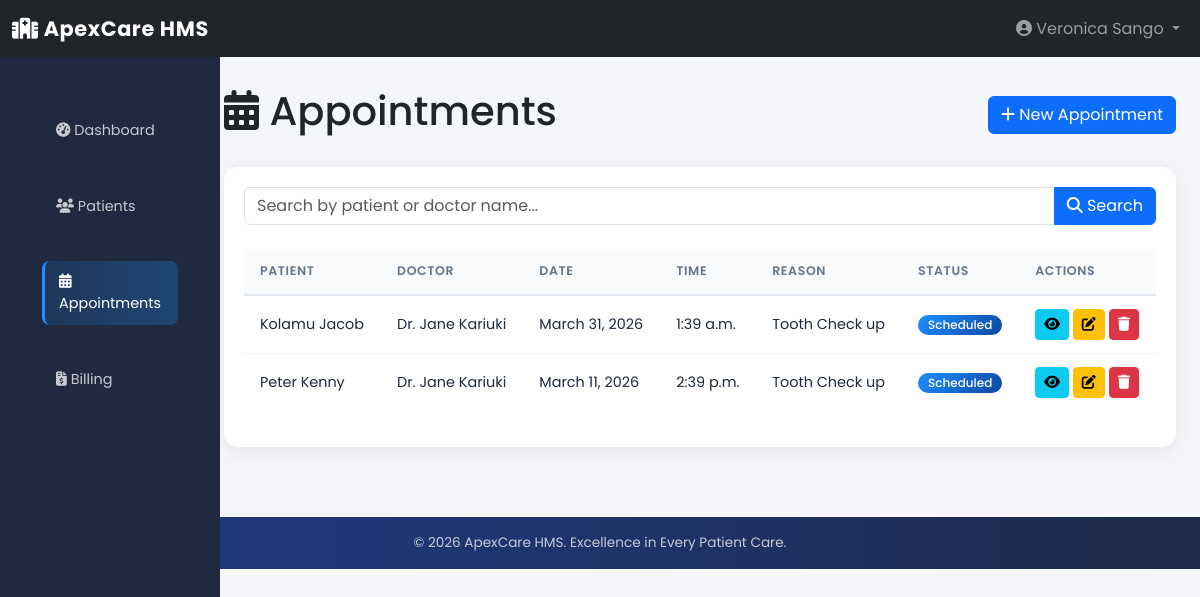
The page /appointments/ (signed in) on the database as committed earlier.
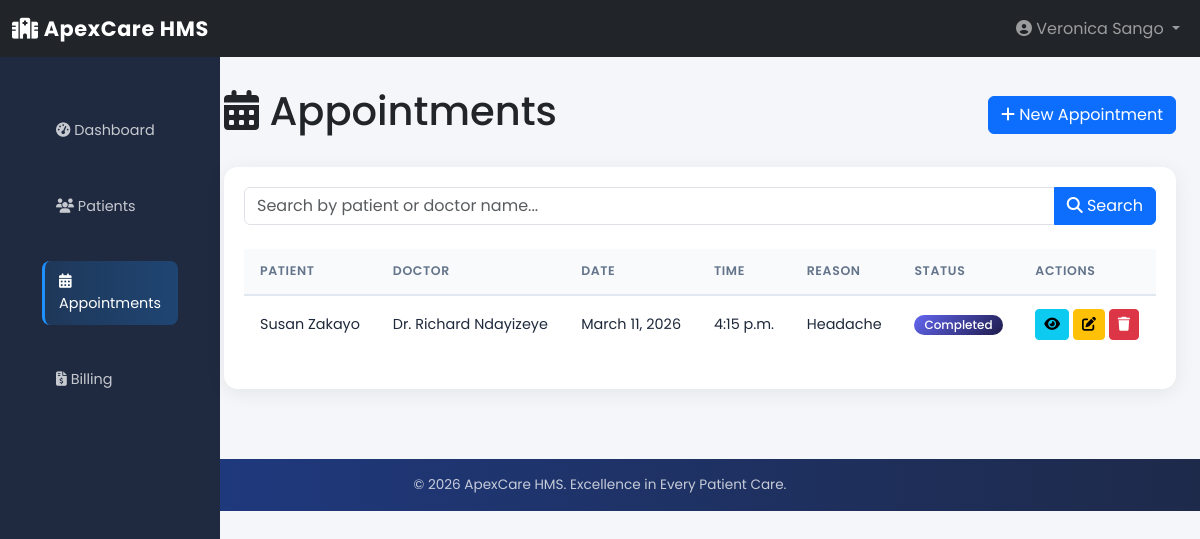
The same page on the database as committed later.
### appointments/models.py (models this page shows, shortened)
class Appointment(models.Model):
    STATUS_CHOICES = [
        ('pending', 'Pending'),
        ('confirmed', 'Confirmed'),
        ('scheduled', 'Scheduled'),
        ('completed', 'Completed'),
        ('cancelled', 'Cancelled'),
        ('referred', 'Referred'),
    ]
    patient = models.ForeignKey(
        "patients.Patient",
        on_delete=models.CASCADE,
        related_name="appointments"
    )
    doctor = models.ForeignKey(
        "doctors.Doctor",
        on_delete=models.CASCADE,
        related_name="appointments"
    )
    appointment_date = models.DateField()
    appointment_time = models.TimeField()
    reason = models.CharField(max_length=255, blank=True, null=True)
    notes = models.TextField(blank=True, null=True)
    status = models.CharField(
        max_length=20,
        choices=STATUS_CHOICES,
        default='pending'
    )
    created_by = models.ForeignKey(
        User,
        on_delete=models.SET_NULL,
        null=True,
        related_name="created_appointments"
    )
    created_at = models.DateTimeField(auto_now_add=True)
    updated_at = models.DateTimeField(auto_now=True)
    class Meta:
        db_table = "appointments_appointment"
        verbose_name = "Appointment"
        verbose_name_plural = "Appointments"
        ordering = ["-appointment_date", "-appointment_time"]
        unique_together = ["patient", "doctor", "appointment_date", "appointment_time"]

### patients/models.py (models this page shows, shortened)
class Patient(models.Model):
    GENDER_CHOICES = [
        ('male', 'Male'),
        ('female', 'Female'),
        ('other', 'Other'),
    ]
    BLOOD_TYPE_CHOICES = [
        ('O+', 'O+'), ('O-', 'O-'),
        ('A+', 'A+'), ('A-', 'A-'),
        ('B+', 'B+'), ('B-', 'B-'),
        ('AB+', 'AB+'), ('AB-', 'AB-'),
    ]
    user = models.OneToOneField(
        User,
        on_delete=models.CASCADE,
        related_name='patient_profile'
    )
    first_name = models.CharField(max_length=100)
    last_name = models.CharField(max_length=100)
    date_of_birth = models.DateField()
    gender = models.CharField(
        max_length=10,
        choices=GENDER_CHOICES
    )
    contact = models.CharField(
        max_length=20,
        validators=[
            RegexValidator(
                regex=r'^\+?\d{9,15}Ksh',
                message='Enter a valid phone number'
            )
        ]
    )
    email = models.EmailField(blank=True, null=True)
    address = models.TextField(blank=True, null=True)
    county = models.CharField(max_length=100, blank=True, null=True)
    blood_type = models.CharField(
        max_length=5,
        choices=BLOOD_TYPE_CHOICES,
        blank=True,
        null=True
    )
    emergency_contact = models.CharField(max_length=20, blank=True, null=True)
    emergency_contact_name = models.CharField(max_length=100, blank=True, null=True)
    medical_history = models.TextField(blank=True, null=True)
    allergies = models.TextField(blank=True, null=True)
    created_at = models.DateTimeField(auto_now_add=True)
    updated_at = models.DateTimeField(auto_now=True)
    class Meta:
        db_table = "patients_patient"
        verbose_name = "Patient"
        verbose_name_plural = "Patients"
        ordering = ["-created_at"]

### doctors/models.py (models this page shows, shortened)
class Doctor(models.Model):
    phone_validator = RegexValidator(
        regex=r'^\+?\d{9,15}Ksh',
        message='Enter a valid phone number'
    )
    user = models.OneToOneField(
        User,
        on_delete=models.CASCADE,
        related_name='doctor_profile'
    )
    first_name = models.CharField(max_length=100)
    last_name = models.CharField(max_length=100)
    specialization = models.CharField(max_length=100)
    license_number = models.CharField(
        max_length=50,
        unique=True
    )
    contact = models.CharField(
        max_length=20,
        validators=[phone_validator]
    )
    email = models.EmailField(blank=True, null=True)
    consultation_fee = models.DecimalField(
        max_digits=10,
        decimal_places=2,
        default=0
    )
    availability = models.TextField(
        blank=True,
        null=True,
        help_text="Example: Monday–Friday 9AM–5PM"
    )
    bio = models.TextField(blank=True, null=True)
    is_available = models.BooleanField(default=True)
    created_at = models.DateTimeField(auto_now_add=True)
    updated_at = models.DateTimeField(auto_now=True)
    class Meta:
        db_table = "doctors_doctor"
        verbose_name = "Doctor"
        verbose_name_plural = "Doctors"
        ordering = ["specialization", "last_name"]

### appointments/views.py (the view)
# urls.py: path('', views.appointment_list, name='appointment_list'),
@login_required
def appointment_list(request):
    user_profile = request.user.profile
    if user_profile.role in ['receptionist', 'admin']:
        appointments = Appointment.objects.all()
    elif user_profile.role == 'doctor':
        doctor = Doctor.objects.filter(user=request.user).first()
        appointments = doctor.appointments.all() if doctor else Appointment.objects.none()
    elif user_profile.role == 'patient':
        try:
            patient = request.user.patient_profile
            appointments = patient.appointments.all()
        except:
            appointments = Appointment.objects.none()
    else:
        appointments = Appointment.objects.none()
    search_query = request.GET.get('search', '')
    if search_query:
        appointments = appointments.filter(
            Q(patient__first_name__icontains=search_query) |
            Q(patient__last_name__icontains=search_query) |
            Q(doctor__first_name__icontains=search_query)
        )
    context = {
        'appointments': appointments.order_by('-appointment_date'),
        'search_query': search_query
    }
    return render(request, 'appointments/appointment_list.html', context)

### appointments/templates/appointments/appointment_list.html (shortened to what this page needs)
{% extends 'base.html' %}
{% block content %}
<div class="d-flex justify-content-between align-items-center mb-4">
    <h1><i class="fas fa-calendar-alt"></i> Appointments</h1>
    {% if user.profile.role == 'receptionist' %}
        <a href="{% url 'appointments:appointment_create' %}" class="btn btn-primary">
            <i class="fas fa-plus"></i> New Appointment
        </a>
    {% endif %}
</div>
<div class="card">
    <div class="card-body">
        <form method="get" class="mb-4">
            <div class="input-group">
                <input type="text" class="form-control" name="search" placeholder="Search by patient or doctor name..." value="{{ search_query }}">
                <button class="btn btn-primary" type="submit"><i class="fas fa-search"></i> Search</button>
            </div>
        </form>
        {% if appointments %}
            <div class="table-responsive">
                <table class="table table-hover">
                    <thead>
                        <tr>
                            <th>Patient</th>
                            <th>Doctor</th>
                            <th>Date</th>
                            <th>Time</th>
                            <th>Reason</th>
                            <th>Status</th>
                            <th>Actions</th>
                        </tr>
                    </thead>
                    <tbody>
                        {% for apt in appointments %}
                            <tr>
                                <td>{{ apt.patient.first_name }} {{ apt.patient.last_name }}</td>
                                <td>Dr. {{ apt.doctor.first_name }} {{ apt.doctor.last_name }}</td>
                                <td>{{ apt.appointment_date }}</td>
                                <td>{{ apt.appointment_time }}</td>
                                <td>{{ apt.reason|default:'-' }}</td>
                                <td><span class="badge badge-{{ apt.status }}">{{ apt.get_status_display }}</span></td>
                                <td>
                                    <a href="{% url 'appointments:appointment_detail' apt.id %}" class="btn btn-sm btn-info" title="View">
                                        <i class="fas fa-eye"></i>
                                    </a>
                                    {% if user.profile.role == 'receptionist' %}
                                        <a href="{% url 'appointments:appointment_edit' apt.id %}" class="btn btn-sm btn-warning" title="Edit">
                                            <i class="fas fa-edit"></i>
                                        </a>
                                        <a href="{% url 'appointments:appointment_delete' apt.id %}" class="btn btn-sm btn-danger" title="Delete">
                                            <i class="fas fa-trash"></i>
                                        </a>
                                    {% endif %}
                                </td>
                            </tr>
                        {% endfor %}
                    </tbody>
                </table>
            </div>
        {% else %}
            <p class="text-muted text-center py-5">No appointments found</p>
        {% endif %}
    </div>
</div>
{% endblock %}

Rows that differ between the two databases and show on the page:
removed Appointment: patient.first_name "Kolamu", patient.last_name "Jacob", doctor.first_name "Jane", doctor.last_name "Kariuki", appointment_date "March 31, 2026", appointment_time "1:39 a.m.", reason "Tooth Check up", status "Scheduled"
removed Appointment: patient.first_name "Peter", patient.last_name "Kenny", doctor.first_name "Jane", doctor.last_name "Kariuki", appointment_date "March 11, 2026", appointment_time "2:39 p.m.", reason "Tooth Check up", status "Scheduled"
added Appointment: patient.first_name "Susan", patient.last_name "Zakayo", doctor.first_name "Richard", doctor.last_name "Ndayizeye", appointment_date "March 11, 2026", appointment_time "4:15 p.m.", reason "Headache", status "Completed"
